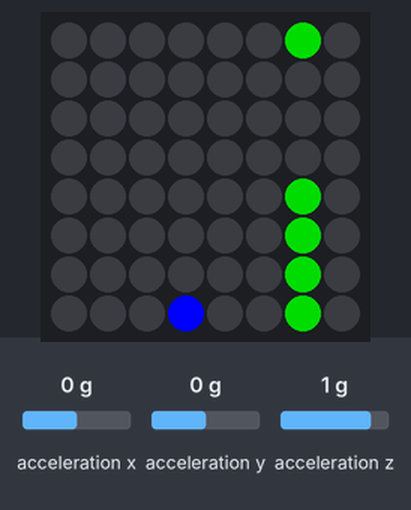
This program was run on a simulated Raspberry Pi (BCM pin numbers) with a Sense HAT. On the bench: the Sense HAT's 8×8 RGB LED matrix. The inputs (shaded band) are chosen by the test bench; at power-on: acceleration y 0 g, acceleration x 0 g, acceleration z 1 g. Random numbers come from a fixed seed; the 64×8 strip is a reading aid, not a part: it shows the text the matrix is scrolling, unrolled, one strip-width of it at a time; threads take turns every 2 ms.

Above: at 1.2 s.
1.3 s: acceleration y set to 0.8 g
At 3.7 s:
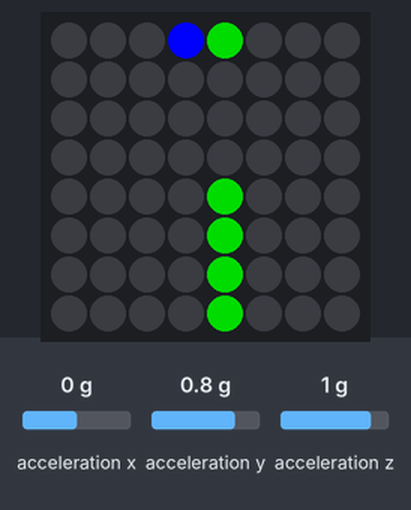
4.2 s: acceleration y set to -1.4 g
At 6.4 s:
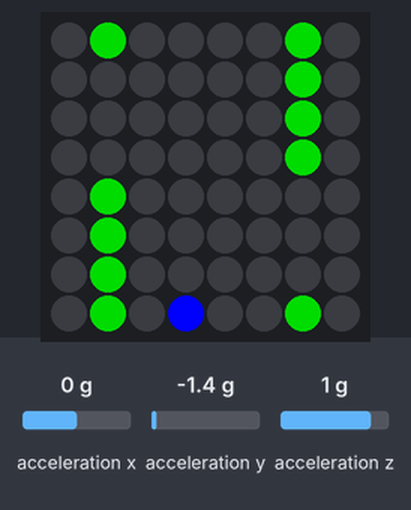
6.5 s: acceleration y set to 1.4 g
At 8.9 s:
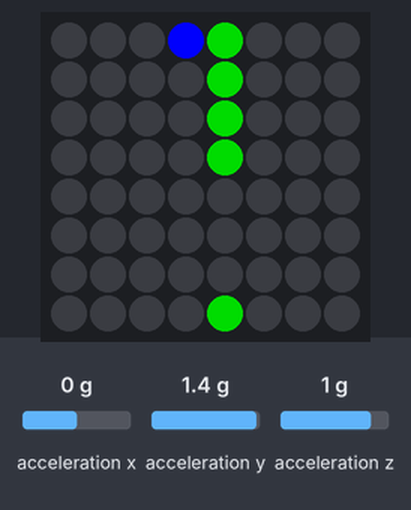
9.3 s: acceleration y set to 0 g
At 9.49 s:
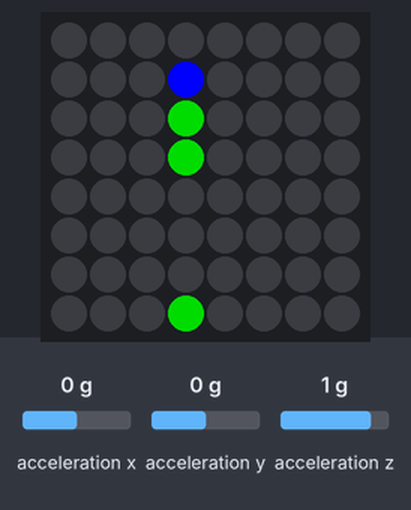
Timing chart, 0 to 12.3 s (numbered marks = the images above; inputs shaded):
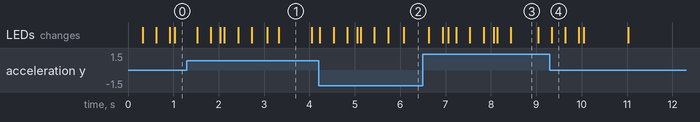

Measured:
- what the display in image 1 shows lasts 0.7 s, from 3.3 s to 4.0 s
- what the display in image 3 shows lasts 0.6 s, from 8.4 s to 9.0 s

The program:

astroflap.py
```python
from sense_hat import SenseHat
from time import sleep
from random import randint
from threading import Thread

sense = SenseHat()
sense.clear()

## GLOBALS
flight_speed = 0.3
pipe_movement_speed = 1
pipe_production_speed = 5

game_over = False
BLACK = (0, 0, 0)
GREEN = (0, 150, 30)
BLUE = (0, 0, 255)
y = 4
direction = +1

def draw_column():
    global game_over
    x = 7
    gap = randint(1,6)
    while x >= 0 and not game_over:
        for led in range(8):
            sense.set_pixel(x, led, GREEN)
        sense.set_pixel(x,gap, BLACK)
        sense.set_pixel(x,gap-1, BLACK)
        sense.set_pixel(x,gap+1, BLACK)
        sleep(pipe_movement_speed)
        for led in range(8):
            sense.set_pixel(x, led, BLACK)
        if collision(x, gap):
            game_over = True
        x -= 1

def draw_columns():
    while not game_over:
        column = Thread(target=draw_column)
        column.start()
        sleep(pipe_production_speed)

def get_shake():
    global direction
    while not game_over:
        accel = sense.get_accelerometer_raw()
        x = round(accel['x'])
        y = round(accel['y'])
        z = round(accel['z'])

        #motionless and flat sitting pi:
        # x will be 0
        # y will be 0
        # z will be 1

        if y > 0:
            direction = -1
        else:
            direction = +1

def collision(x, gap):
    if x == 3:
        if y < gap -1 or y > gap +1:
            return True
    return False


columns = Thread(target=draw_columns)
columns.start()

shake = Thread(target=get_shake)
shake.start()

while not game_over:
    sense.set_pixel(3, y, BLUE)
    sleep(flight_speed)
    sense.set_pixel(3, y, BLACK)
    y += direction
    if y > 7:
        y = 7
    elif y < 0:
        y = 0

shake.join()
columns.join()

sense.show_message("Game Over!!!", text_colour=(255, 0, 0))
```
